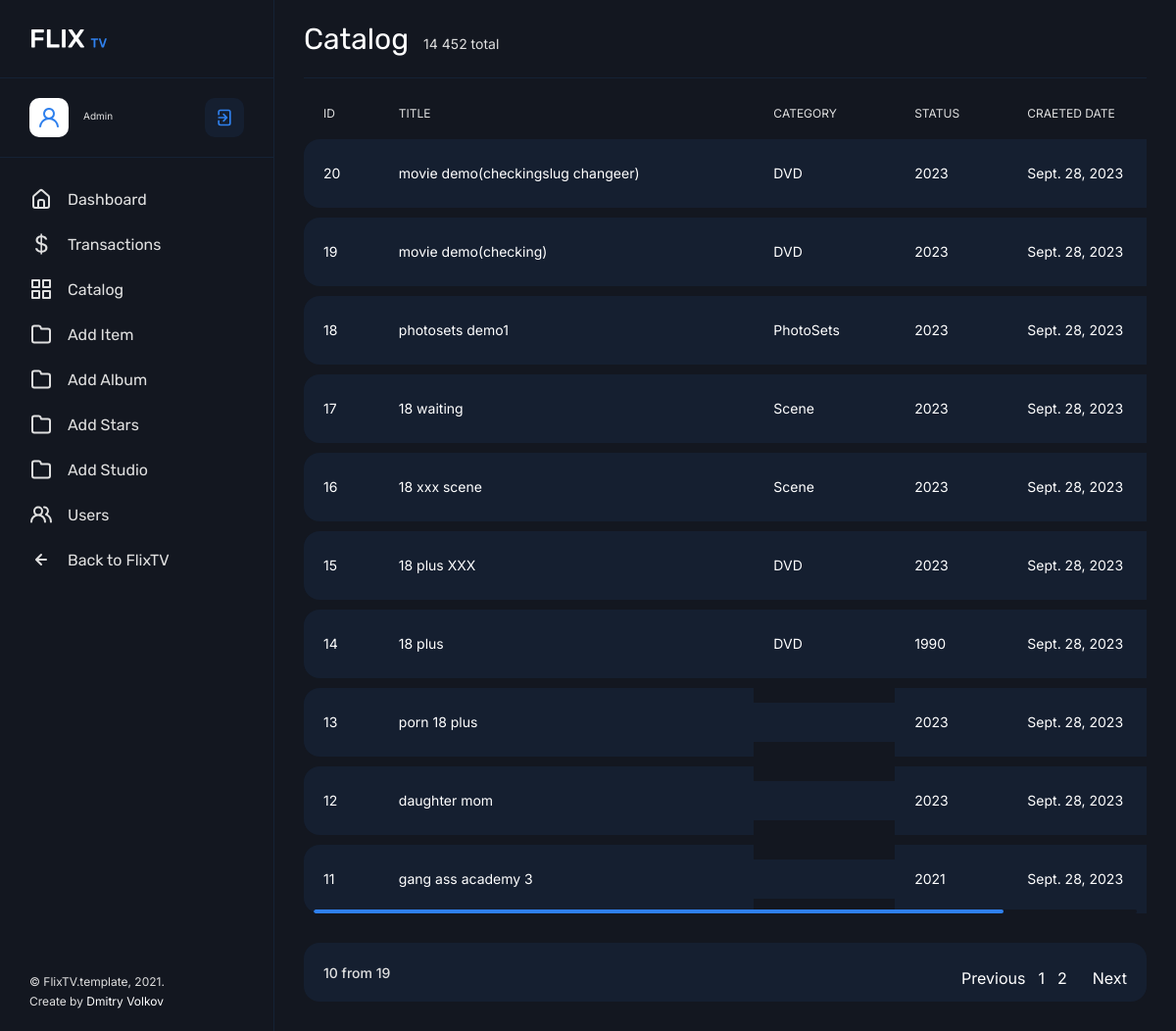
Before: /adminpage/catalog/ (signed in) with the older database file.
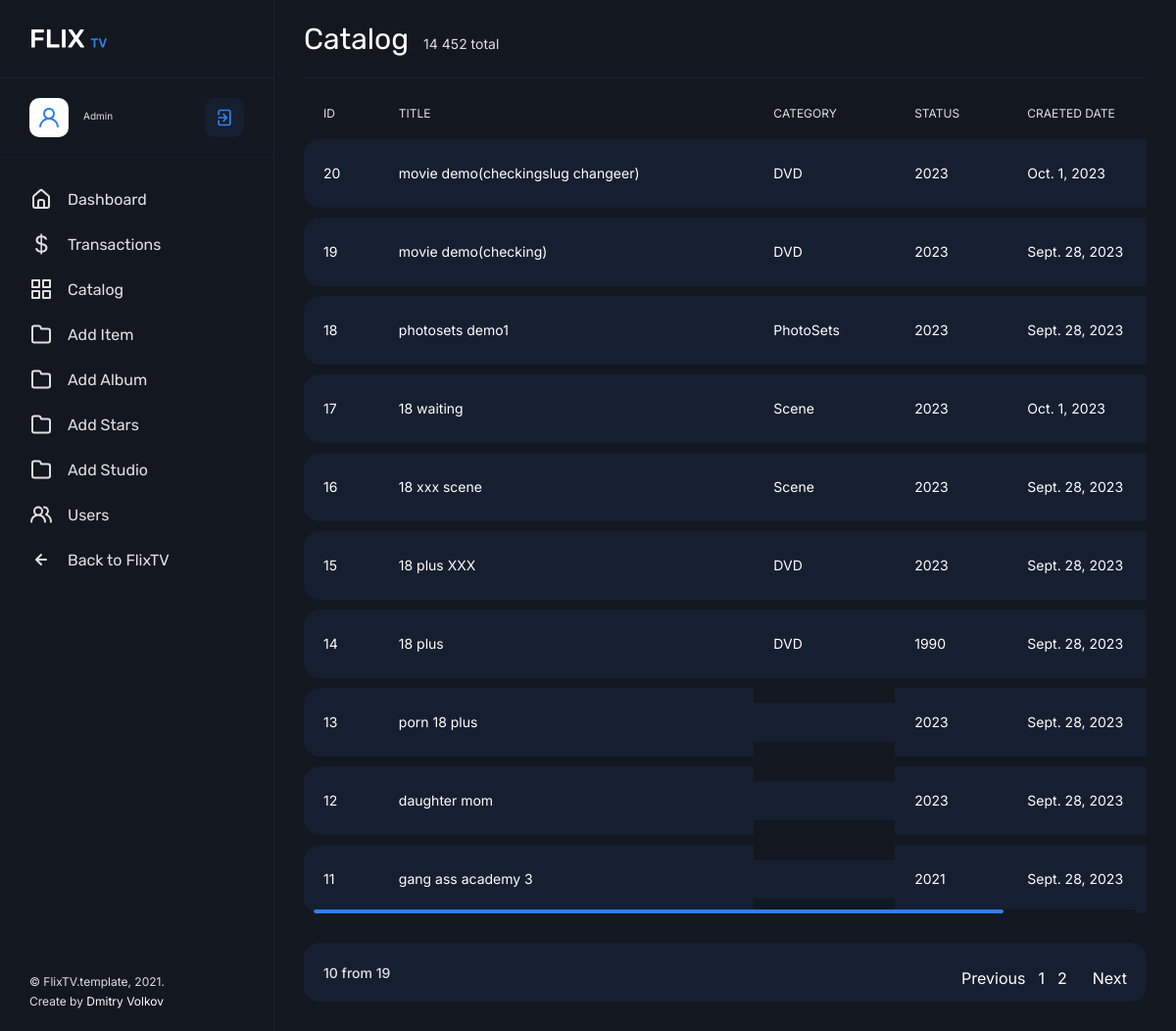
After: the same page with the newer database file.
### indexapp/models.py (models this page shows, shortened)
class MovieDetail(models.Model):
    movie_name=models.CharField(max_length=100)
    year=models.IntegerField()
    stars=models.ManyToManyField(StarsModel,related_name='stars',blank=True)
    quality=models.CharField(max_length=50,default=False)
    type=models.CharField(max_length=20,blank=True)
    coverphoto=models.ImageField(upload_to='coverphoto/',null=True)
    duration=models.IntegerField(null=True,blank=True)
    short_description=models.TextField(max_length=100000)
    images=models.ManyToManyField(ImagesModel,related_name='related_images')
    trailer=models.FileField(upload_to='trailer/',blank=True,null=True)
    price=models.FloatField()
    genre=models.ManyToManyField(Category,blank=True)
    studio=models.ForeignKey(StudioModel,on_delete=models.CASCADE,blank=True,null=True)
    slug=models.SlugField(unique=True,blank=False)
    created_at=models.DateField(auto_now=True,null=True)

### owner/views.py (the view)
# urls.py: path('catalog/',views.catalog,name='catalog'),
@user_passes_test(is_superadmin)
def catalog(request):
    movie_details=MovieDetail.objects.all().order_by('-id')
    count=movie_details.count()
    paginator=Paginator(movie_details,10)
    page=request.GET.get('page')
    paged_products=paginator.get_page(page)
    context={
      'item':paged_products,
      'all_products':paged_products,
      'count':count
    }
    return render(request,'owner/catalog.html',context)

### detailapp/context_processors.py (called while the page is built, shortened)
def counter(request):
    cart_count=0
    cart_count1=0
    if 'admin' in request.path:
        return {}
    return dict(cart_count=cart_count2)

### owner/views.py (called while the page is built)
def is_superadmin(user):
    return user.is_authenticated and user.is_superadmin

### templates/owner/catalog.html (shortened to what this page needs)
{% extends 'owner/base.html' %}
{% load static %}
{% block content %}
	<main class="main">
		<div class="container-fluid">
			<div class="row">
				<div class="col-12">
					<div class="main__title">
						<h2>Catalog</h2>
						<span class="main__title-stat">14 452 total</span>
					</div>
				</div>
				<div class="col-12">
					<div class="main__table-wrap">
						<table class="main__table">
							<thead>
								<tr>
									<th>ID</th>
									<th>TITLE</th>
									<th>CATEGORY</th>
									<th>STATUS</th>
									<th>CRAETED DATE</th>
								</tr>
							</thead>
							<tbody>
								<tr>
									{% for data in item %}
									<td>
										<div class="main__table-text">{{data.id}}</div>
									</td>
									<td>
										<div class="main__table-text"><a href="#">{{data.movie_name}}</a></div>
									</td>
									<td>
										<div class="main__table-text">{{data.type}}</div>
									</td>
									<td>
										<div class="main__table-text">{{data.year}}</div>
									</td>
									<td>
										<div class="main__table-text">{{data.created_at}}</div>
									</td>
								</tr>
								{% endfor %}
															</tbody>
						</table>
					</div>
				</div>
				<div class="col-12">
					<div class="paginator">
						<span class="paginator__pages">10 from {{count}}</span>
						<ul class="catalog__paginator">
							<nav class="mt-4" aria-label="Page navigation sample">
								{% if all_products.has_other_pages %}
								<ul class="pagination" style='display: flex;
								margin-bottom: 13px;'>
									{% if all_products.has_previous %}
									<li class="page-item "><a class="page-link"
											href="?page={{all_products.previous_page_number}}" style='color:white; margin-right:13px;'>Previous</a></li>
									{% else %}
									<li class="page-item disabled"><a class="page-link" style='color:white; margin-right:13px;' href="">Previous</a></li>
									{% endif %}
									{% for i in all_products.paginator.page_range %}
									{% if all_products.number == i %}
									<li class="page-item active" ><a class="page-link" style='color:white; margin-right:13px;'href="#">{{i}}</a></li>
									{% else %}
									<li class="page-item "><a class="page-link" style='color:white; margin-right:13px;' href="?page={{i}}">{{i}}</a></li>
									{% endif %}
									{% endfor %}
									{% if all_products.has_next %}
									<li class="page-item"><a class="page-link active" href="?page={{all_products.next_page_number}}" style='color:white; margin-left:13px;'>Next</a></li>
									{% else %}
									<li class="page-item disabled"><a class="page-link" style='color:white;' href="#">Next</a></li>
									{% endif %}
								</ul>
								{% endif %}
							</nav>
						</ul>
					</div>
				</div>
			</div>
		</div>
	</main>
	{% endblock %}

Changed rows visible on the page:
changed MovieDetail "movie demo(checkingslug changeer)": created_at "Sept. 28, 2023" → "Oct. 1, 2023"
changed MovieDetail "18 waiting": created_at "Sept. 28, 2023" → "Oct. 1, 2023"
